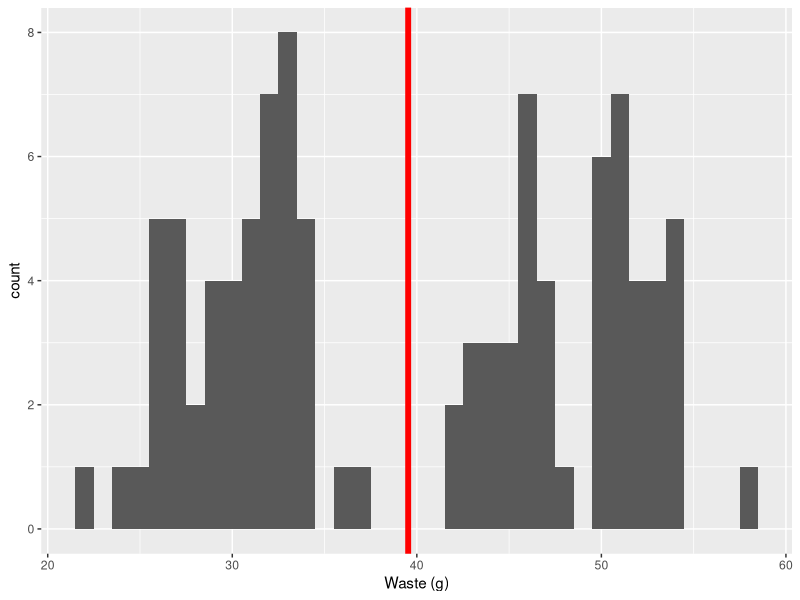

Here is the R script that generated this plot:
# Bird waste, in grams, per day
# The mean bird weight is 400 grams; the baseline random
# variable for waste averages one tenth of the bird weight.
# A filter is used to model the effect of the bird crop; little
# waste on day n makes more waste likely on day n+1.
library(ggplot2)
birdwaste <- function(n) {
  weight <- rnorm(1, 400, 40)
  waste <- rep(0, n)
  mean <- weight * 0.1
  # "bimodality": if 1, you'll get a bell curve.
  # lower values spread the two peaks apart.
  bimodality <- .8
  mean0 <- mean * bimodality
  mean1 <- mean / bimodality
  waste[1] <- rnorm(1, mean, mean * .1)
  for (i in 2:n) {
    waste[i] <- ifelse(
      waste[i - 1] > mean,
      rnorm(1, mean0, mean * .1),
      rnorm(1, mean1, mean * .1)
    )
  }
  # Negative waste makes no sense - just reflect around y=0
  waste <- abs(waste)
  return(data.frame(waste=waste))
}
w <- birdwaste(100)
mean <- mean(w$waste)
p <- ggplot(data=w, aes(w$waste)) +
  geom_histogram(binwidth=1) +
  xlab("Waste (g)") +
  geom_vline(xintercept = mean, color = "red", size = 2)
print(p)
